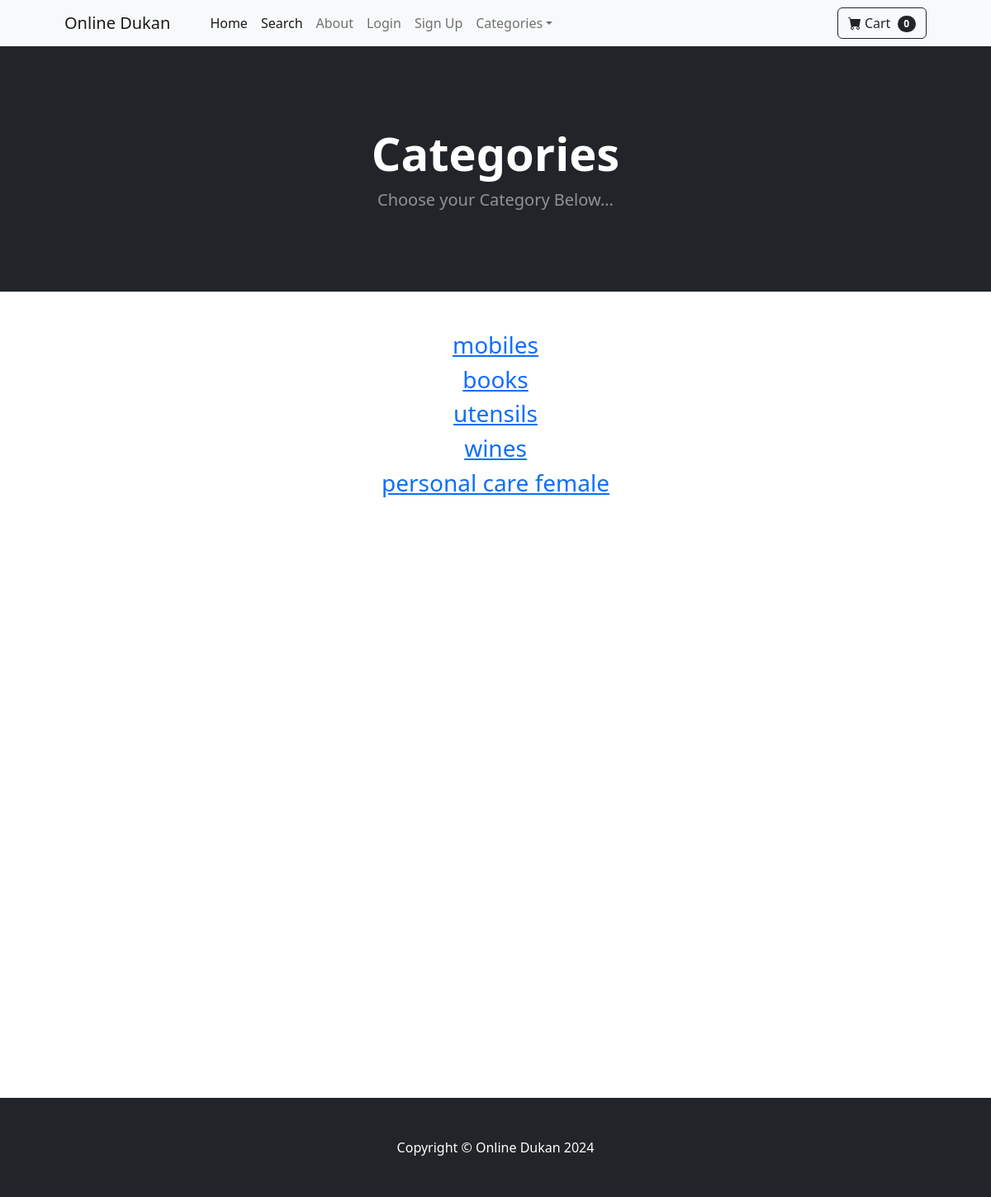
The app's page /category_summary/, older data.
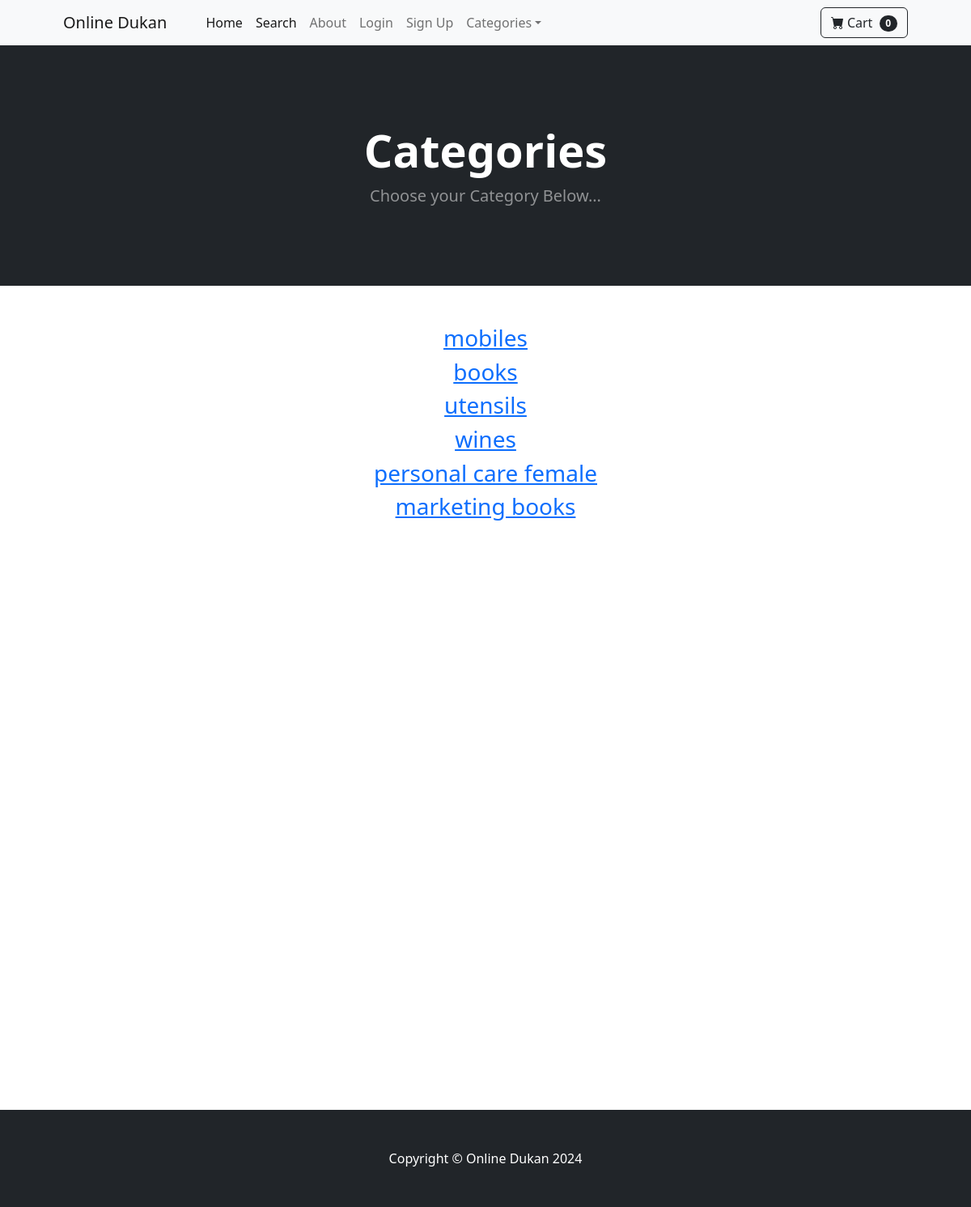
The same page, newer data.
### store/models.py (models this page shows)
class Category(models.Model):
    name = models.CharField(max_length=100)
    def __str__(self):
        return self.name
    class Meta:
        verbose_name_plural = "Categories"

### store/views.py (the view)
# urls.py: path("category_summary/", views.category_summary, name='category_summary'),
def category_summary(request):
    categories = Category.objects.all()
    return render(request, "category_summary.html", {"categories": categories})

### cart/cart.py (called while the page is built)
    def __len__(self):
        return len(self.cart)

### cart/context_processors.py (called while the page is built)
def cart(request):
    return {'cart': Cart(request)}

### store/templates/category_summary.html
{% extends 'base.html' %}
{% block content %}
<header class = "bg-dark py-5">
	<div class = "container px-4 px-lg-5 my-5">
		<div class = "text-center text-white">
			<h1 class = "display-4 fw-bolder">Categories</h1>
			<p class = "lead fw-normal text-white-50 mb-0">Choose your Category Below...</p>
		</div>
	</div>
</header>
<div class = "container">
	<div class = "row">
		<center>
			<div class = "col-8">
				<br><br>
				{% for category in categories %}
				<h3><a href="{% url 'category' category %}">{{category}}</a></h3>
				{% endfor %}
				<br><br>
				<br><br>
				<br><br><br><br>
				<br><br>
				<br><br>
				<br><br><br><br>
				<br><br>
				<br><br>
				<br><br><br><br>
				<br><br>
				<br><br>
				<br><br>
			</div>
		</center>
	</div>
</div>
{% endblock %}

Row changes from the older to the newer data that the page shows:
added Category: name "marketing books"
